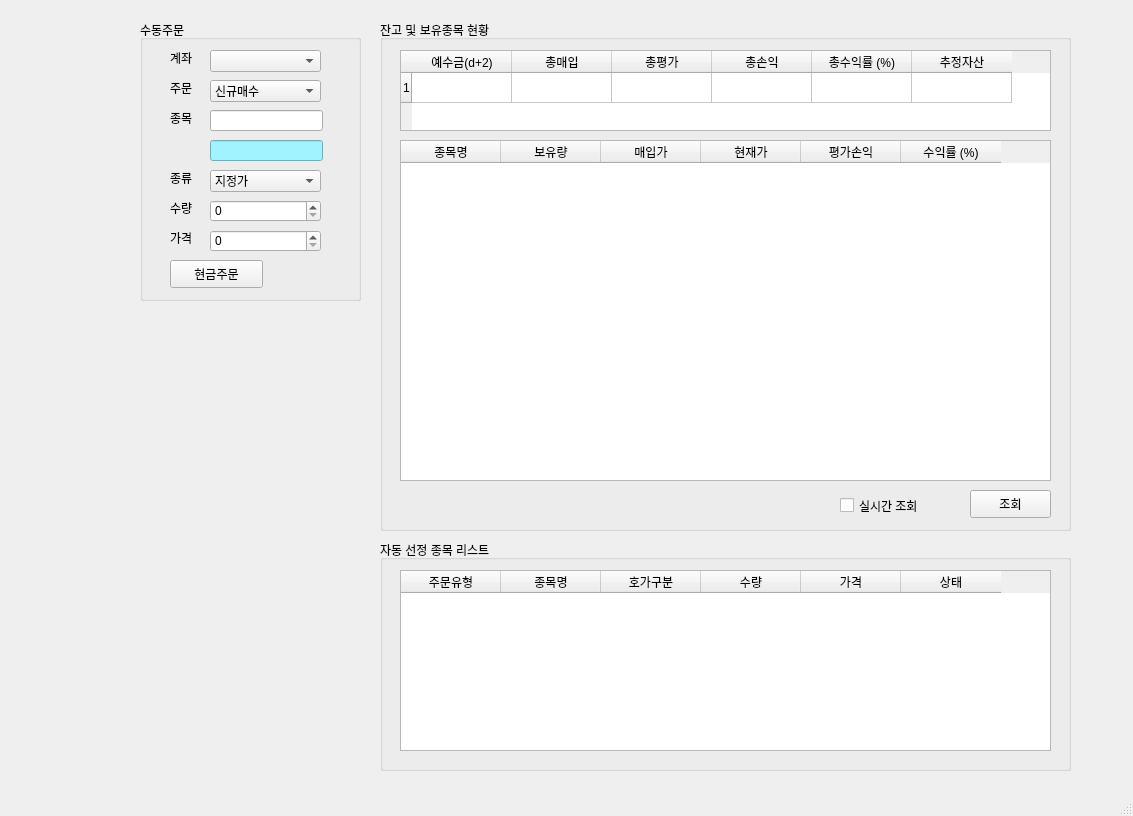
<?xml version="1.0" encoding="UTF-8"?>
<ui version="4.0">
 <class>MainWindow</class>
 <widget class="QMainWindow" name="MainWindow">
  <property name="geometry">
   <rect>
    <x>0</x>
    <y>0</y>
    <width>1133</width>
    <height>816</height>
   </rect>
  </property>
  <property name="windowTitle">
   <string>PyTrader v0.4</string>
  </property>
  <property name="windowIcon">
   <iconset>
    <normaloff>../../../../work_trading/icons/stock.png</normaloff>../../../../work_trading/icons/stock.png</iconset>
  </property>
  <widget class="QWidget" name="centralwidget">
   <widget class="QGroupBox" name="groupBox">
    <property name="geometry">
     <rect>
      <x>140</x>
      <y>20</y>
      <width>221</width>
      <height>281</height>
     </rect>
    </property>
    <property name="title">
     <string>수동주문</string>
    </property>
    <widget class="QLabel" name="label">
     <property name="geometry">
      <rect>
       <x>30</x>
       <y>30</y>
       <width>64</width>
       <height>15</height>
      </rect>
     </property>
     <property name="text">
      <string>계좌</string>
     </property>
    </widget>
    <widget class="QLabel" name="label_2">
     <property name="geometry">
      <rect>
       <x>30</x>
       <y>60</y>
       <width>64</width>
       <height>15</height>
      </rect>
     </property>
     <property name="text">
      <string>주문</string>
     </property>
    </widget>
    <widget class="QLabel" name="label_3">
     <property name="geometry">
      <rect>
       <x>30</x>
       <y>90</y>
       <width>64</width>
       <height>15</height>
      </rect>
     </property>
     <property name="text">
      <string>종목</string>
     </property>
    </widget>
    <widget class="QLabel" name="label_4">
     <property name="geometry">
      <rect>
       <x>30</x>
       <y>150</y>
       <width>64</width>
       <height>15</height>
      </rect>
     </property>
     <property name="text">
      <string>종류</string>
     </property>
    </widget>
    <widget class="QLabel" name="label_5">
     <property name="geometry">
      <rect>
       <x>30</x>
       <y>180</y>
       <width>64</width>
       <height>15</height>
      </rect>
     </property>
     <property name="text">
      <string>수량</string>
     </property>
    </widget>
    <widget class="QLabel" name="label_6">
     <property name="geometry">
      <rect>
       <x>30</x>
       <y>210</y>
       <width>64</width>
       <height>15</height>
      </rect>
     </property>
     <property name="text">
      <string>가격</string>
     </property>
    </widget>
    <widget class="QComboBox" name="comboBox">
     <property name="geometry">
      <rect>
       <x>70</x>
       <y>30</y>
       <width>111</width>
       <height>22</height>
      </rect>
     </property>
    </widget>
    <widget class="QComboBox" name="comboBox_2">
     <property name="geometry">
      <rect>
       <x>70</x>
       <y>60</y>
       <width>111</width>
       <height>22</height>
      </rect>
     </property>
     <item>
      <property name="text">
       <string>신규매수</string>
      </property>
     </item>
     <item>
      <property name="text">
       <string>신규매도</string>
      </property>
     </item>
     <item>
      <property name="text">
       <string>매수취소</string>
      </property>
     </item>
     <item>
      <property name="text">
       <string>매도취소</string>
      </property>
     </item>
    </widget>
    <widget class="QComboBox" name="comboBox_3">
     <property name="geometry">
      <rect>
       <x>70</x>
       <y>150</y>
       <width>111</width>
       <height>22</height>
      </rect>
     </property>
     <item>
      <property name="text">
       <string>지정가</string>
      </property>
     </item>
     <item>
      <property name="text">
       <string>시장가</string>
      </property>
     </item>
    </widget>
    <widget class="QLineEdit" name="lineEdit">
     <property name="geometry">
      <rect>
       <x>70</x>
       <y>90</y>
       <width>113</width>
       <height>21</height>
      </rect>
     </property>
    </widget>
    <widget class="QLineEdit" name="lineEdit_2">
     <property name="geometry">
      <rect>
       <x>70</x>
       <y>120</y>
       <width>113</width>
       <height>21</height>
      </rect>
     </property>
     <property name="styleSheet">
      <string notr="true">background-color: rgb(161, 243, 255);</string>
     </property>
    </widget>
    <widget class="QSpinBox" name="spinBox">
     <property name="geometry">
      <rect>
       <x>70</x>
       <y>180</y>
       <width>111</width>
       <height>22</height>
      </rect>
     </property>
     <property name="maximum">
      <number>999999999</number>
     </property>
    </widget>
    <widget class="QSpinBox" name="spinBox_2">
     <property name="geometry">
      <rect>
       <x>70</x>
       <y>210</y>
       <width>111</width>
       <height>22</height>
      </rect>
     </property>
     <property name="maximum">
      <number>999999999</number>
     </property>
     <property name="singleStep">
      <number>50</number>
     </property>
    </widget>
    <widget class="QPushButton" name="pushButton">
     <property name="geometry">
      <rect>
       <x>30</x>
       <y>240</y>
       <width>93</width>
       <height>28</height>
      </rect>
     </property>
     <property name="text">
      <string>현금주문</string>
     </property>
    </widget>
   </widget>
   <widget class="QGroupBox" name="groupBox_2">
    <property name="geometry">
     <rect>
      <x>380</x>
      <y>20</y>
      <width>691</width>
      <height>511</height>
     </rect>
    </property>
    <property name="title">
     <string>잔고 및 보유종목 현황</string>
    </property>
    <widget class="QTableWidget" name="tableWidget">
     <property name="geometry">
      <rect>
       <x>20</x>
       <y>30</y>
       <width>651</width>
       <height>81</height>
      </rect>
     </property>
     <property name="rowCount">
      <number>1</number>
     </property>
     <row/>
     <column>
      <property name="text">
       <string>예수금(d+2)</string>
      </property>
     </column>
     <column>
      <property name="text">
       <string>총매입</string>
      </property>
     </column>
     <column>
      <property name="text">
       <string>총평가</string>
      </property>
     </column>
     <column>
      <property name="text">
       <string>총손익</string>
      </property>
     </column>
     <column>
      <property name="text">
       <string>총수익률 (%)</string>
      </property>
     </column>
     <column>
      <property name="text">
       <string>추정자산</string>
      </property>
     </column>
    </widget>
    <widget class="QTableWidget" name="tableWidget_2">
     <property name="geometry">
      <rect>
       <x>20</x>
       <y>120</y>
       <width>651</width>
       <height>341</height>
      </rect>
     </property>
     <column>
      <property name="text">
       <string>종목명</string>
      </property>
     </column>
     <column>
      <property name="text">
       <string>보유량</string>
      </property>
     </column>
     <column>
      <property name="text">
       <string>매입가</string>
      </property>
     </column>
     <column>
      <property name="text">
       <string>현재가</string>
      </property>
     </column>
     <column>
      <property name="text">
       <string>평가손익</string>
      </property>
     </column>
     <column>
      <property name="text">
       <string>수익률 (%)</string>
      </property>
     </column>
    </widget>
    <widget class="QCheckBox" name="checkBox">
     <property name="geometry">
      <rect>
       <x>460</x>
       <y>470</y>
       <width>111</width>
       <height>31</height>
      </rect>
     </property>
     <property name="text">
      <string>실시간 조회</string>
     </property>
    </widget>
    <widget class="QPushButton" name="pushButton_2">
     <property name="geometry">
      <rect>
       <x>590</x>
       <y>470</y>
       <width>81</width>
       <height>28</height>
      </rect>
     </property>
     <property name="text">
      <string>조회</string>
     </property>
    </widget>
   </widget>
   <widget class="QGroupBox" name="groupBox_3">
    <property name="geometry">
     <rect>
      <x>380</x>
      <y>540</y>
      <width>691</width>
      <height>231</height>
     </rect>
    </property>
    <property name="title">
     <string>자동 선정 종목 리스트</string>
    </property>
    <widget class="QTableWidget" name="tableWidget_4">
     <property name="geometry">
      <rect>
       <x>20</x>
       <y>30</y>
       <width>651</width>
       <height>181</height>
      </rect>
     </property>
     <column>
      <property name="text">
       <string>주문유형</string>
      </property>
     </column>
     <column>
      <property name="text">
       <string>종목명</string>
      </property>
     </column>
     <column>
      <property name="text">
       <string>호가구분</string>
      </property>
     </column>
     <column>
      <property name="text">
       <string>수량</string>
      </property>
     </column>
     <column>
      <property name="text">
       <string>가격</string>
      </property>
     </column>
     <column>
      <property name="text">
       <string>상태</string>
      </property>
     </column>
    </widget>
   </widget>
  </widget>
  <widget class="QMenuBar" name="menubar">
   <property name="geometry">
    <rect>
     <x>0</x>
     <y>0</y>
     <width>1133</width>
     <height>26</height>
    </rect>
   </property>
  </widget>
  <widget class="QStatusBar" name="statusbar"/>
 </widget>
 <resources/>
 <connections/>
</ui>
